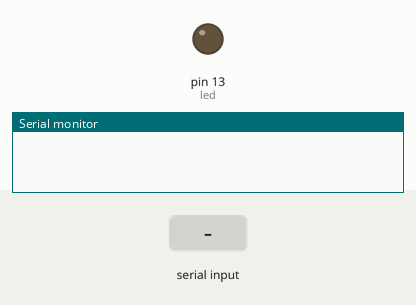
This sketch was run on a simulated Arduino Uno, built with avr-gcc and run on an emulated ATmega328P. On the bench: output pins drawn as LEDs (lit = HIGH), the last lines printed to the serial monitor. The inputs (shaded band) are chosen by the test bench.

Above: at 1.2 s.
1.3 s: "1" received over Serial
At 2.1 s:
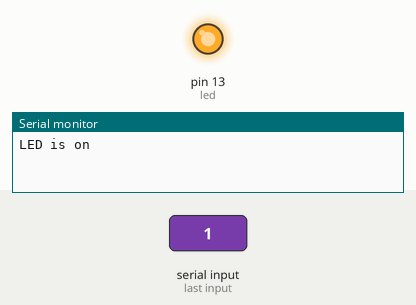
2.8 s: "2" received over Serial
At 3.2 s:
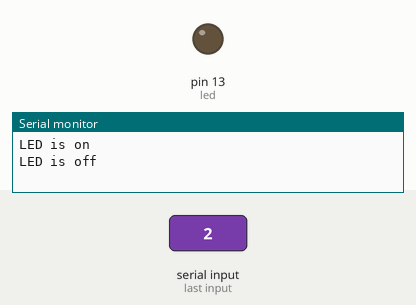
Timing chart, 0 to 5.8 s (numbered marks = the images above; inputs shaded):
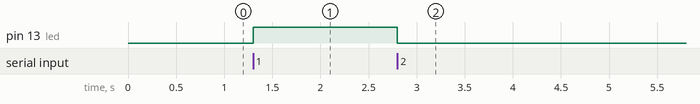

The sketch:

arduinoserial.ino
```cpp
int led = 13;

void setup(){
  int baudrate = 9600;
  Serial.begin(baudrate);
  pinMode(led,OUTPUT);
}

void loop(){
  if(Serial.available()){
    char c = Serial.read();
    if(c=='1'){
      Serial.println("LED is on");
      //Do whatever else
      digitalWrite(led,HIGH);
    }
    else if(c=='2'){
      Serial.println("LED is off");
      digitalWrite(led,LOW);
    }
    else if(c=='3'){
      Serial.println("Hello I'm an Arduino!");
    }
  }
}
```

Measured:
- after the input at 1.3 s, pin 13 (led): LOW → HIGH at once
- after the input at 2.8 s, pin 13 (led): HIGH → LOW at once
